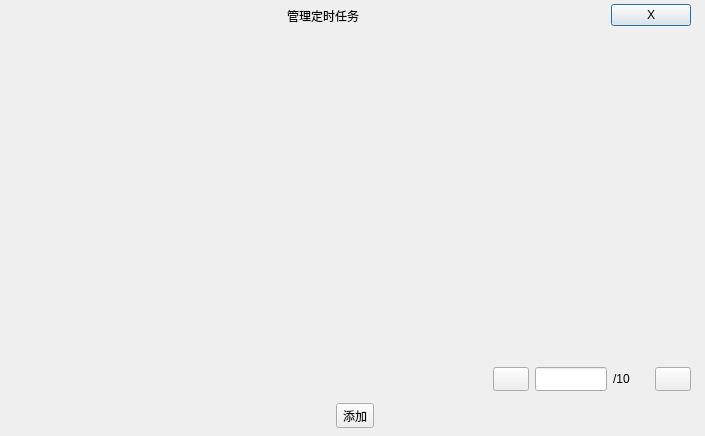
<?xml version="1.0" encoding="UTF-8"?>
<ui version="4.0">
 <class>timed_task_mngt</class>
 <widget class="QDialog" name="timed_task_mngt">
  <property name="geometry">
   <rect>
    <x>0</x>
    <y>0</y>
    <width>705</width>
    <height>436</height>
   </rect>
  </property>
  <property name="windowTitle">
   <string>Dialog</string>
  </property>
  <widget class="QWidget" name="widget_center" native="true">
   <property name="geometry">
    <rect>
     <x>10</x>
     <y>0</y>
     <width>691</width>
     <height>431</height>
    </rect>
   </property>
   <property name="styleSheet">
    <string notr="true">QWidget[objectName=&quot;widget_center&quot;] { 
	border-image: url(:/resource/image/bk_modal.png)
}</string>
   </property>
   <widget class="QWidget" name="horizontalLayoutWidget">
    <property name="geometry">
     <rect>
      <x>0</x>
      <y>0</y>
      <width>681</width>
      <height>31</height>
     </rect>
    </property>
    <layout class="QHBoxLayout" name="horizontalLayout">
     <item>
      <widget class="QLabel" name="label_system_icon">
       <property name="minimumSize">
        <size>
         <width>24</width>
         <height>24</height>
        </size>
       </property>
       <property name="maximumSize">
        <size>
         <width>24</width>
         <height>24</height>
        </size>
       </property>
       <property name="styleSheet">
        <string notr="true">QLabel[objectName=&quot;label_system_icon&quot;] { 
	border-image: url(:/resource/icon/tray_windows.ico)
}</string>
       </property>
       <property name="text">
        <string/>
       </property>
      </widget>
     </item>
     <item>
      <spacer name="horizontalSpacer">
       <property name="orientation">
        <enum>Qt::Horizontal</enum>
       </property>
       <property name="sizeHint" stdset="0">
        <size>
         <width>40</width>
         <height>20</height>
        </size>
       </property>
      </spacer>
     </item>
     <item>
      <widget class="QLabel" name="label_2">
       <property name="text">
        <string>管理定时任务</string>
       </property>
      </widget>
     </item>
     <item>
      <spacer name="horizontalSpacer_2">
       <property name="orientation">
        <enum>Qt::Horizontal</enum>
       </property>
       <property name="sizeHint" stdset="0">
        <size>
         <width>40</width>
         <height>20</height>
        </size>
       </property>
      </spacer>
     </item>
     <item>
      <widget class="QPushButton" name="btn_close">
       <property name="text">
        <string>X</string>
       </property>
      </widget>
     </item>
    </layout>
   </widget>
   <widget class="QWidget" name="horizontalLayoutWidget_2">
    <property name="geometry">
     <rect>
      <x>10</x>
      <y>400</y>
      <width>671</width>
      <height>31</height>
     </rect>
    </property>
    <layout class="QHBoxLayout" name="horizontalLayout_2">
     <item>
      <widget class="QToolButton" name="btn_add_task_mgmt">
       <property name="layoutDirection">
        <enum>Qt::LeftToRight</enum>
       </property>
       <property name="text">
        <string>添加</string>
       </property>
      </widget>
     </item>
    </layout>
   </widget>
   <widget class="QWidget" name="horizontalLayoutWidget_3">
    <property name="geometry">
     <rect>
      <x>9</x>
      <y>39</y>
      <width>671</width>
      <height>311</height>
     </rect>
    </property>
    <layout class="QHBoxLayout" name="horizontalLayout_3">
     <item>
      <widget class="QTableWidget" name="tableWidget">
       <property name="styleSheet">
        <string notr="true">QHeaderView::section { height: 24px; background: rgb(255, 255, 255， 0); background-color: transparent;padding-left: 10px; padding-right: 10px;  }
QHeaderView::item {background: transparent;}
QTableWidget {background: transparent; padding: 6px;}
</string>
       </property>
       <property name="editTriggers">
        <set>QAbstractItemView::NoEditTriggers</set>
       </property>
      </widget>
     </item>
    </layout>
   </widget>
   <widget class="QWidget" name="horizontalLayoutWidget_4">
    <property name="geometry">
     <rect>
      <x>10</x>
      <y>360</y>
      <width>671</width>
      <height>38</height>
     </rect>
    </property>
    <layout class="QHBoxLayout" name="horizontalLayout_4">
     <item>
      <spacer name="horizontalSpacer_3">
       <property name="orientation">
        <enum>Qt::Horizontal</enum>
       </property>
       <property name="sizeHint" stdset="0">
        <size>
         <width>40</width>
         <height>20</height>
        </size>
       </property>
      </spacer>
     </item>
     <item>
      <widget class="QPushButton" name="btn_priv_page">
       <property name="minimumSize">
        <size>
         <width>36</width>
         <height>24</height>
        </size>
       </property>
       <property name="maximumSize">
        <size>
         <width>36</width>
         <height>24</height>
        </size>
       </property>
       <property name="styleSheet">
        <string notr="true">border-image: url(:/resource/image/previous_page.png)</string>
       </property>
       <property name="text">
        <string/>
       </property>
      </widget>
     </item>
     <item>
      <widget class="QLineEdit" name="line_edit_page_no">
       <property name="minimumSize">
        <size>
         <width>36</width>
         <height>24</height>
        </size>
       </property>
       <property name="maximumSize">
        <size>
         <width>72</width>
         <height>24</height>
        </size>
       </property>
       <property name="styleSheet">
        <string notr="true">QLineEdit[objectName=&quot;line_edit_page_no&quot;]  {
	background: transparent;
}</string>
       </property>
       <property name="alignment">
        <set>Qt::AlignRight|Qt::AlignTrailing|Qt::AlignVCenter</set>
       </property>
      </widget>
     </item>
     <item>
      <widget class="QLabel" name="label_page_count">
       <property name="minimumSize">
        <size>
         <width>36</width>
         <height>24</height>
        </size>
       </property>
       <property name="maximumSize">
        <size>
         <width>72</width>
         <height>24</height>
        </size>
       </property>
       <property name="text">
        <string>/10</string>
       </property>
      </widget>
     </item>
     <item>
      <widget class="QToolButton" name="btn_next_page">
       <property name="minimumSize">
        <size>
         <width>36</width>
         <height>24</height>
        </size>
       </property>
       <property name="maximumSize">
        <size>
         <width>36</width>
         <height>24</height>
        </size>
       </property>
       <property name="layoutDirection">
        <enum>Qt::LeftToRight</enum>
       </property>
       <property name="styleSheet">
        <string notr="true">border-image: url(:/resource/image/next_page.png)</string>
       </property>
       <property name="text">
        <string/>
       </property>
      </widget>
     </item>
    </layout>
   </widget>
   <widget class="QWidget" name="horizontalLayoutWidget_5">
    <property name="geometry">
     <rect>
      <x>9</x>
      <y>346</y>
      <width>671</width>
      <height>20</height>
     </rect>
    </property>
    <layout class="QHBoxLayout" name="horizontalLayout_5">
     <item>
      <widget class="QLabel" name="label_3">
       <property name="minimumSize">
        <size>
         <width>0</width>
         <height>2</height>
        </size>
       </property>
       <property name="maximumSize">
        <size>
         <width>16777215</width>
         <height>2</height>
        </size>
       </property>
       <property name="styleSheet">
        <string notr="true">border-image: url(:/resource/image/splite_line.png)</string>
       </property>
       <property name="text">
        <string/>
       </property>
      </widget>
     </item>
    </layout>
   </widget>
   <widget class="QWidget" name="horizontalLayoutWidget_6">
    <property name="geometry">
     <rect>
      <x>10</x>
      <y>386</y>
      <width>671</width>
      <height>20</height>
     </rect>
    </property>
    <layout class="QHBoxLayout" name="horizontalLayout_6">
     <item>
      <widget class="QLabel" name="label_4">
       <property name="minimumSize">
        <size>
         <width>0</width>
         <height>2</height>
        </size>
       </property>
       <property name="maximumSize">
        <size>
         <width>16777215</width>
         <height>2</height>
        </size>
       </property>
       <property name="styleSheet">
        <string notr="true">border-image: url(:/resource/image/splite_line.png)</string>
       </property>
       <property name="text">
        <string/>
       </property>
      </widget>
     </item>
    </layout>
   </widget>
  </widget>
 </widget>
 <resources/>
 <connections/>
</ui>
